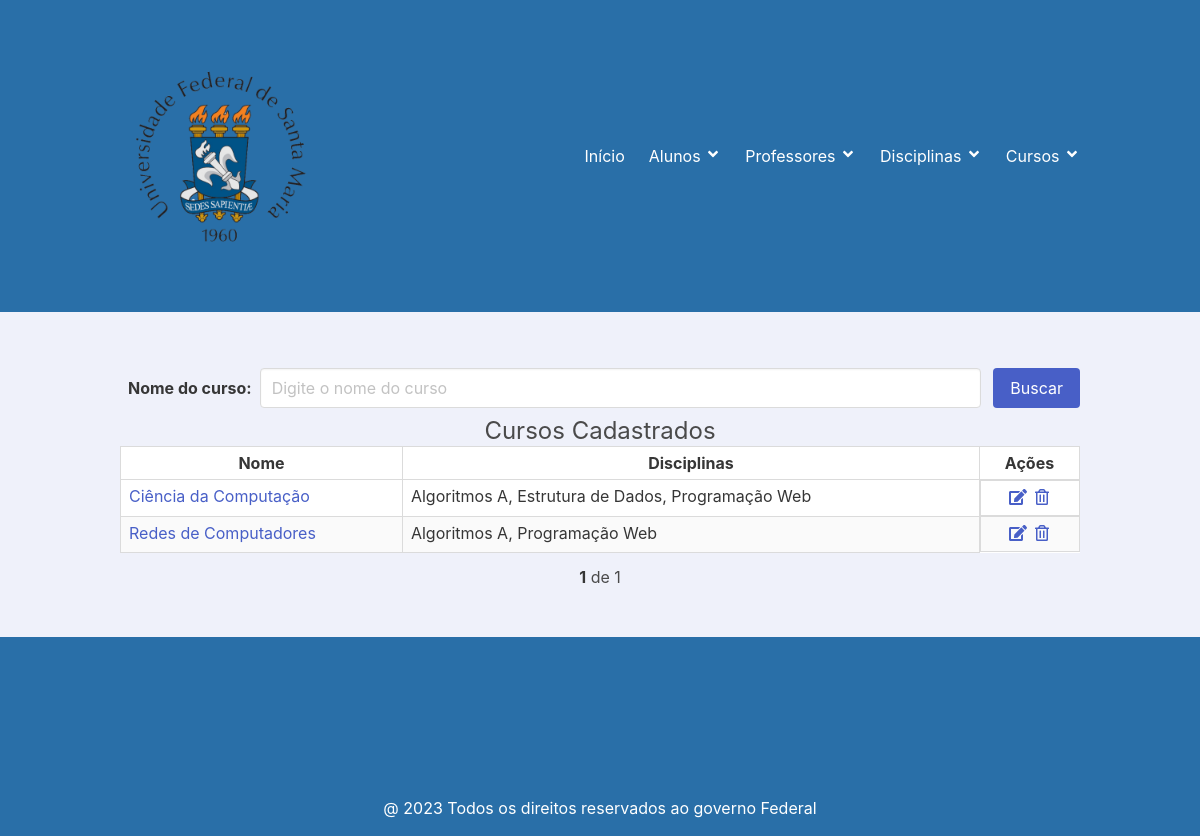
Screenshot of /cursos/ with the database file from the repository.
### curso/models.py (models this page shows, shortened)
class Curso(models.Model):
    nome = models.CharField('Nome', max_length=50, help_text='Nome do curso')
    disciplinas = models.ManyToManyField(Disciplina, related_name='cursos', blank=True)
    class Meta:
        verbose_name = 'Curso'
        verbose_name_plural = 'Cursos'
        ordering = ['nome']

### disciplina/models.py (models this page shows, shortened)
class Disciplina(models.Model):
    nome = models.CharField('Nome', max_length=50, help_text='Nome da disciplina')
    codigo = models.CharField('Codigo', max_length=20, unique=True, help_text='Código da disciplina')
    professor = models.ForeignKey(Professor, on_delete=models.CASCADE)
    alunos = models.ManyToManyField(Aluno)
    class Meta:
        verbose_name = 'Disciplina'
        verbose_name_plural = 'Disciplinas'
        ordering = ['nome']

### curso/views.py (the view)
# urls.py: path('cursos/', CursosView.as_view(), name='cursos'),
class CursosView(ListView):
    model = Curso
    template_name = 'cursos.html'
    def get_queryset(self, *args, **kwargs):
        buscar = self.request.GET.get('buscar')
        qs = super(CursosView, self).get_queryset(*args, **kwargs)
        if buscar:
            qs = qs.filter(nome__icontains=buscar)
        paginator = Paginator(qs, 5)
        listagem = paginator.get_page(self.request.GET.get('page'))
        return listagem

### curso/templates/cursos.html (shortened to what this page needs)
{% extends "base.html" %}
{% load static %}
{% block content %}
    <section class="section has-background-link-light">
        <div class="container">
            <form action="" method="GET">
                <div class="field is-grouped is-flex is-align-items-center is-flex-wrap-wrap">
                    <label class="label p-2 mt-2">Nome do curso: </label>
                    <div class="control is-expanded">
                        <input class="input" type="text" name="buscar" value="{{ request.GET.buscar }}" placeholder="Digite o nome do curso">
                    </div>
                    <div class="control">
                        <button type="submit" class="button is-link">
                            Buscar
                        </button>
                    </div>
                </div>
            </form>
            {% if object_list %}
                <div style="text-align: center;"><h1 class="subtitle is-size-4">Cursos Cadastrados</h1></div>
                <div class="table">
                    <table class="table is-table is-bordered is-striped is-narrow is-hoverable is-fullwidth">
                        <thead>
                            <tr>
                                <th class="has-text-centered">Nome</th>
                                <th class="has-text-centered">Disciplinas</th>
                                <th class="has-text-centered" style="width: 100px;">Ações</th>
                            </tr>
                        </thead>
                        <tbody>
                            {% for curso in object_list %}
                                <tr>
                                    <td> <a href="#" data-toggle="modal" class="modal-target" data-bulma-modal="modal{{curso.id}}" id="modal{{curso.id}}">{{ curso.nome }}</a></td>
                                    <td>
                                        {% for disciplina in curso.disciplinas.all %}
                                            {{ disciplina.nome }}{% if not forloop.last %}, {% endif %}
                                        {% endfor %}
                                    </td>
                                    <td class="has-text-centered is-flex is-flex-wrap-nowrap is-justify-content-center">
                                        <a href="{% url 'cursos_editar' curso.pk %}">
                                            <span class="icon">
                                                <i class="fas fa-edit"></i>
                                            </span>
                                        </a>
                                        <a href="{% url 'cursos_apagar' curso.pk %}">
                                            <span class="icon">
                                                <i class="far fa-trash-alt"></i>
                                            </span>
                                        </a>
                                    </td>
                                </tr>
                            {% endfor %}
                        </tbody>
                    </table>
                </div>
            {% else %}
                <h2>Não existem cursos cadastrados!</h2>
            {% endif %}
        </div>
        <div class="mt-3" style="text-align: center">
            <span class="step-links">
                <span class="current">
                    <strong>{{ object_list.number }}</strong> de {{ object_list.paginator.num_pages }}
                </span>
            </span>
        </div>
    </section>
{% endblock %}

### rows the page displays
Curso: nome "Ciência da Computação"
Disciplina: nome "Algoritmos A"
Disciplina: nome "Estrutura de Dados"
Disciplina: nome "Programação Web"
Curso: nome "Redes de Computadores"

### other values shown
{{ object_list.number }} "1"
{{ object_list.paginator.num_pages }} "1"
